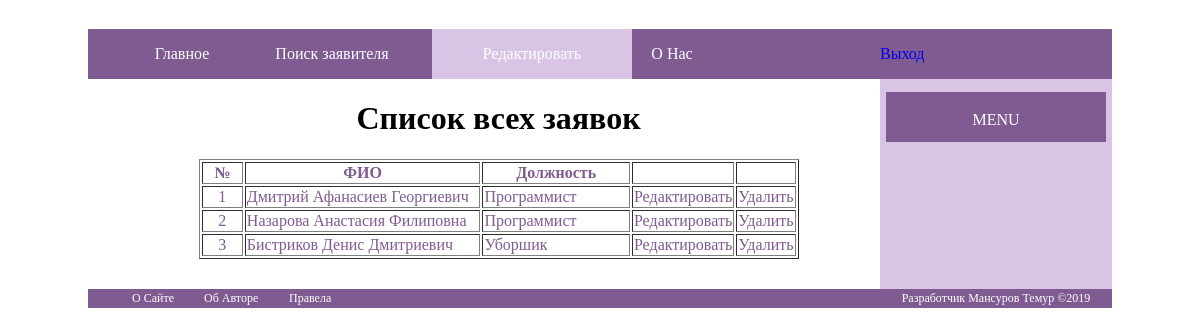
Page /list_employees.php (signed in) on the committed database.
### tables this page shows
CREATE TABLE `employees` (
  `id_employees` int(11) NOT NULL AUTO_INCREMENT,
  `f_name` varchar(50) NOT NULL,
  `l_name` varchar(50) NOT NULL,
  `m_name` varchar(60) NOT NULL,
  `position` varchar(60) NOT NULL,
  `date_e` date NOT NULL,
  `country` varchar(30) NOT NULL,
  `home_address` varchar(50) NOT NULL,
  `email_address` varchar(50) NOT NULL,
  `phone_number` varchar(20) NOT NULL,
  `status_e` enum('0','1') NOT NULL,
  `date_insert` date NOT NULL,
  PRIMARY KEY (`id_employees`)
);

### classes/classes.php (the view, shortened to what this page needs)
<?php
class employees{
      public function list_employees(){
      		require_once("connect_mysqli.php");
      		$query_select_employees=$mysqli->query("SELECT `id_employees`,`f_name`,`l_name`,`m_name`,`position` FROM `employees` ORDER BY `id_employees` ASC;");
      		$array_select_employees=$query_select_employees->fetch_array();
      		echo "<h1 align='center'>Список всех заявок</h1>";
      		echo "<table align='center' width='600' class='table_employees' border='1'>";
      		echo "<tr><td width='40' align='center'><b>№</b></td><td width='250' align='center'><b>ФИО</b></td><td width='150' align='center'><b>Должность</b></td><td align='center'></td><td align='center'></td></tr>";
      		do{
      			echo "<tr><td align='center'>".$array_select_employees[0]."</td><td>".$array_select_employees[1]." ".$array_select_employees[2]." ".$array_select_employees[3]."</td><td>".$array_select_employees[4]."</td><td><a href='edit_employees.php?emp=".$array_select_employees[0]."'>Редактировать<a></td><td><a href='delete_employees.php?emp=".$array_select_employees[0]."'>Удалить</a></td></tr>";
      		}
      		while($array_select_employees=$query_select_employees->fetch_array());
      		echo "</table><br>";
      }
};
?>

### list_employees.php (shortened to what this page needs)
<!DOCTYPE html PUBLIC "-//W3C//DTD XHTML 1.0 Transitional//EN" "http://www.w3.org/TR/xhtml1/DTD/xhtml1-transitional.dtd">
<html xmlns="http://www.w3.org/1999/xhtml">
<head>
<link href="style/style.css" rel="stylesheet" type="text/css" />
</head>
<body>
<link href="style/style.css" rel="stylesheet" type="text/css" />
<table width="1024" border="0" cellpadding="0" cellspacing="0" align="center">
  <tr>
    <td width="44" height="21" valign="top">&nbsp;</td>
    <td colspan="6" valign="top">&nbsp;</td>
  </tr>
  <tr>
    <td height="50" valign="top" bgcolor="#805b92">&nbsp;</td>
    <td colspan="5" valign="middle" bgcolor="#805b92">
     <table class="pag" width="580" cellpadding="0" cellspacing="0">
    <tr align="center">
    <td width="100" height="48" valign="moddle" >
      <a class="p1" href="#"><p>Главное</p></a></td>
    <td width="200" valign="moddle">
      <a class="p1" href="search.php"><p>Поиск заявителя</p></a></td>
    <td width="200" valign="moddle" bgcolor="#dac4e5">
      <a class="p1" href="list_employees.php"><p>Редактировать</p></a></td>
    <td width="80" valign="moddle">
      <a class="p1" href="#"><p>О Нас</p></a></td>
    </tr>
</table>
	</td>
  <td colspan="3" valign="middle" bgcolor="#805b92">
  <?
  include('block/search.php');
  ?>
    </td>
  </tr>
  <tr>
    <td height="210" valign="top">&nbsp;</td>
    <td colspan="4" valign="top" bgcolor="#FFFFFF">
    <?php
		require_once("classes/classes.php");
		$employees=new employees();
		$employees->list_employees();
?>
    </td>
    <td width="15">&nbsp;</td>
    <td colspan="3" valign="top" bgcolor="#dac4e5">
    <? include('block/right_side_site.php'); ?>
    </td>
  </tr>
 <tr>
    <td height="19" valign="middle" bgcolor="#805b92">&nbsp;</td>
<? include('block/footer.php'); ?>
    <td colspan="2" valign="middle" bgcolor="#805b92">&nbsp;</td>
    <td colspan="3" valign="middle" bgcolor="#805b92" align="center"><a class="font_3" href="#"><font>Разработчик Мансуров Темур &copy;2019</font></td>
  </tr>
</table>
</body>
</html>

### block/search.php
<a align='center' href="exit.php">Выход</a>

### block/right_side_site.php
<table style="padding-top:10px;" align="center">
   <tr>
   <td>
   <div class="rey">
   <table align="center">
   <tr>
   <td valign="middle">
   <p class="p2">Menu</p>
   </td>
   </tr>
   </table>
   </div>
   </td>
   </tr>
   </table>

### block/footer.php
  <td width="72" valign="middle" bgcolor="#805b92"><a class="font_2" href="#"><font>О Сайте</font></a></td>
<td width="85" valign="middle" bgcolor="#805b92"><a class="font_2" href="#"><font>Об Авторе</font></a></td>
  <td width="65" valign="middle" bgcolor="#805b92"><a class="font_2" href="#"><font>Правела</font></a></td>

### style/style.css (style rules this page uses)
.table_employees { color:#805B92; font-size:16px; }
.table_employees a { color:#805B92; }
.p1 { font-family:Georgia, "Times New Roman", Times, serif; color:#FFFFFF; font-size:16px; text-decoration:none; }
a { text-decoration:none; }
body { background-color:#FFFFFF; }
.font_2 { color:#FFFFFF; text-decoration:none; font-size:12px; }
.font_3 { color:#FFFFFF; text-decoration:none; font-size:12px; text-align:center; }
.rey { width:220px; height:50px; background-color:#805b92; }
.p2 { font-family:Georgia, "Times New Roman", Times, serif; color:#FFFFFF; font-size:16px; text-decoration:none; text-align:center; vertical-align:middle; text-transform:uppercase; }

### rows in the picture
employees: id_employees "1", f_name "Дмитрий", l_name "Афанасиев", m_name "Георгиевич", position "Программист"
employees: id_employees "2", f_name "Назарова", l_name "Анастасия", m_name "Филиповна", position "Программист"
employees: id_employees "3", f_name "Бистриков", l_name "Денис", m_name "Дмитриевич", position "Уборшик"
